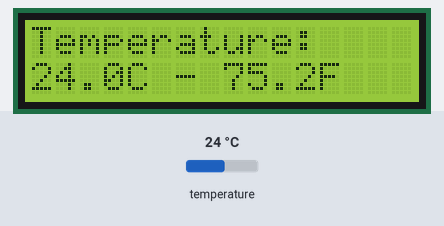
The program below on a simulated Raspberry Pi (BCM pin numbers). On the bench: 16×2 character LCD. Inputs (shaded band) come from the test bench; at power-on: temperature 24 °C. The clock reads 2024-03-15 10:24:30 at power-on unless the program sets it; library files of the repository ran but are not shown: i2c_lcd.py.

Above: at 2.1 s.
2.2 s: temperature set to 12 °C
At 10.0 s:
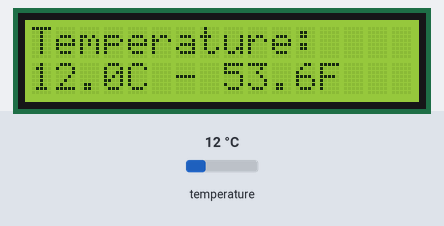
10.3 s: temperature set to 19 °C
At 17.7 s:
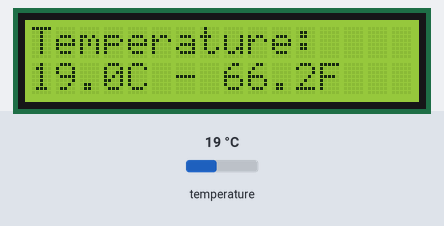
18.3 s: temperature set to 28 °C
At 27.5 s:
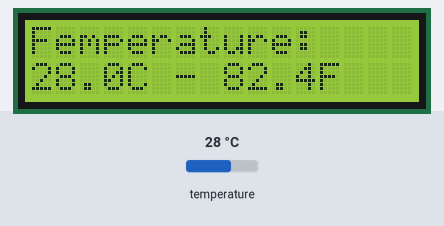
Timing chart, 0 to 29.0 s (numbered marks = the images above; inputs shaded):
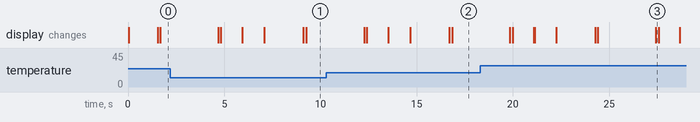

The program:

demo_temperature.py
```python
from i2c_lcd import I2cLcd
from w1thermsensor import W1ThermSensor
from datetime import datetime


def get_time():
    local_now = datetime.now()
    return local_now.strftime('%I:%M:%S %p')


def main():
    # Initialise display
    lcd = I2cLcd(16, 2)
    sensor = W1ThermSensor()

    try:
        while True:
            celsius = sensor.get_temperature(W1ThermSensor.DEGREES_C)
            farenheit = sensor.get_temperature(W1ThermSensor.DEGREES_F)
            temp_msg = '%sC - %sF' % (round(celsius, 1), round(farenheit, 1))
            lcd.set_line(1, 'Temperature:')
            lcd.set_line(2, temp_msg)
            lcd.display_message(3)

            local_now = datetime.now()
            current_date = local_now.strftime('%a, %d %b %Y')
            lcd.set_line(1, current_date)
            lcd.set_line(2, get_time())
            lcd.display_message(1)
            lcd.set_line(2, get_time())
            lcd.display_message(1)
            lcd.set_line(2, get_time())
            lcd.display_message(0.5)

    except KeyboardInterrupt:
        pass
    finally:
        lcd.clear_display()


if __name__ == '__main__':
    main()
```
